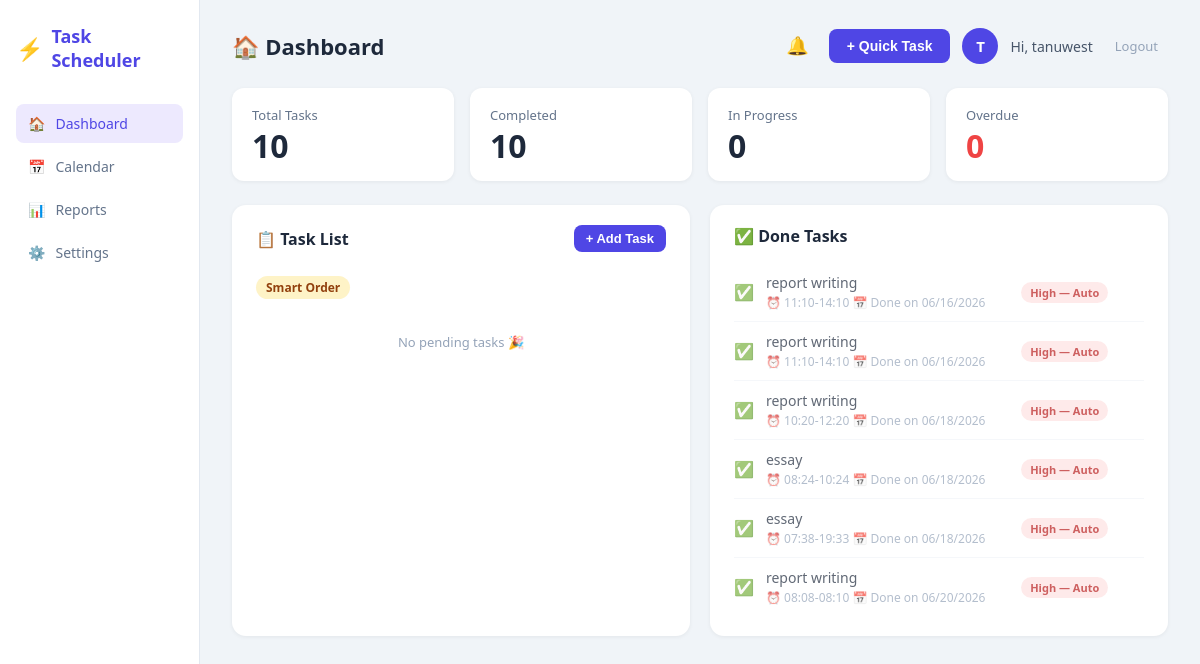
The page /dashboard (signed in) on the database its author committed.
### models.py (models this page shows)
class User(UserMixin, db.Model):
    id = db.Column(db.Integer, primary_key=True)
    username = db.Column(db.String(80), unique=True, nullable=False)
    email = db.Column(db.String(120), unique=True, nullable=False)
    password = db.Column(db.String(200), nullable=False)
    tasks = db.relationship('Task', backref='user', lazy=True)

class Task(db.Model):
    id = db.Column(db.Integer, primary_key=True)
    title = db.Column(db.String(200), nullable=False)
    description = db.Column(db.Text, default='')
    priority = db.Column(db.String(10), default='Medium')
    status = db.Column(db.String(20), default='Pending')
    due_date = db.Column(db.DateTime, nullable=True)
    deadline_time = db.Column(db.String(10), default='')
    start_time = db.Column(db.String(10), default='')
    end_time = db.Column(db.String(10), default='')
    created_at = db.Column(db.DateTime, default=datetime.utcnow)
    completed_at = db.Column(db.DateTime, nullable=True)
    is_recurring = db.Column(db.Boolean, default=False)
    recur_type = db.Column(db.String(20), default='')
    user_id = db.Column(db.Integer, db.ForeignKey('user.id'), nullable=False)

### routes.py (the view)
@main.route('/')
@main.route('/dashboard')
@login_required
def dashboard():
    tasks = Task.query.filter_by(user_id=current_user.id).all()
    total = len(tasks)
    completed = len([t for t in tasks if t.status == 'Done'])
    in_progress = len([t for t in tasks if t.status == 'In Progress'])
    overdue_tasks = get_overdue_tasks(tasks)
    overdue = len(overdue_tasks)
    today_tasks = get_todays_tasks(tasks)
    done_tasks = [t for t in tasks if t.status == 'Done']
    next_task = get_next_task(tasks)
    workload = analyze_workload(tasks)
    smart_order = prioritize_tasks(tasks)
    return render_template('dashboard.html',
        tasks=tasks,
        smart_order=smart_order,
        today_tasks=today_tasks,
        done_tasks=done_tasks,
        next_task=next_task,
        workload=workload,
        overdue_tasks=overdue_tasks,
        total=total,
        completed=completed,
        in_progress=in_progress,
        overdue=overdue,
        now=datetime.utcnow()
    )

### app.py (called while the page is built)
@login_manager.user_loader
def load_user(user_id):
    return User.query.get(int(user_id))

### scheduler.py (called while the page is built, shortened)
def prioritize_tasks(tasks):
    pending = [t for t in tasks if t.status != 'Done']
    pending.sort(key=lambda t: (
        -score(t),
        t.due_date or datetime.max,
        calculate_duration_minutes(t.start_time, t.end_time),
        t.created_at
    ))
    return pending

def get_todays_tasks(tasks):
    today = datetime.utcnow().date()
    pending = [t for t in tasks if t.status != 'Done']
    return [t for t in pending if t.due_date and t.due_date.date() == today]

def get_overdue_tasks(tasks):
    now = datetime.utcnow()
    return [
        t for t in tasks
        if t.status != 'Done' and t.due_date and t.due_date < now
    ]

def get_next_task(tasks):
    prioritized = prioritize_tasks(tasks)
    return prioritized[0] if prioritized else None

def analyze_workload(tasks):
    from collections import defaultdict
    day_load = defaultdict(int)
    for task in tasks:
        if task.status == 'Done':
            continue
        if task.due_date:
            date_str = task.due_date.strftime('%Y-%m-%d')
            duration = calculate_duration_minutes(task.start_time, task.end_time)
            day_load[date_str] += duration
    result = {}
    return result

### templates/dashboard.html (shortened to what this page needs)
{% extends "base.html" %}
{% block page_title %}🏠 Dashboard{% endblock %}
{% block content %}
<div class="stats-row">
  <div class="stat-card">
    <div class="stat-label">Total Tasks</div>
    <div class="stat-value">{{ total }}</div>
  </div>
  <div class="stat-card">
    <div class="stat-label">Completed</div>
    <div class="stat-value">{{ completed }}</div>
  </div>
  <div class="stat-card">
    <div class="stat-label">In Progress</div>
    <div class="stat-value">{{ in_progress }}</div>
  </div>
  <div class="stat-card">
    <div class="stat-label">Overdue</div>
    <div class="stat-value overdue">{{ overdue }}</div>
  </div>
</div>
<div class="two-col">
  <div class="card">
    <div class="card-header">
      <h2>📋 Task List</h2>
      <button class="btn-primary small" onclick="openAddModal()">+ Add Task</button>
    </div>
    <div class="section-label">Smart Order</div>
    {% for task in smart_order %}
      {% if task not in today_tasks %}
      <div class="task-item" id="task-{{ task.id }}">
        <input type="checkbox" onchange="markDone({{ task.id }}, this)"/>
        <div class="task-info">
          <div class="task-title">{{ task.title }}</div>
          <div class="task-meta">
            {% if task.start_time %}⏰ {{ task.start_time }}–{{ task.end_time }}  {% endif %}
           {% if task.due_date %}
            📅 Due {{ task.due_date.strftime('%b %d') }}
            {% if task.deadline_time %} at {{ task.deadline_time }}{% endif %}
          {% endif %}
          </div>
        </div>
        <span class="badge badge-{{ task.priority.lower() }}">{{ task.priority }} — Auto</span>
        <button class="btn-delete" onclick="deleteTask({{ task.id }})">✕</button>
      </div>
      {% endif %}
    {% else %}
    <p class="empty-state">No pending tasks 🎉</p>
    {% endfor %}
  </div>
  <div class="card">
    <div class="card-header">
      <h2>✅ Done Tasks</h2>
    </div>
    {% for task in done_tasks[:6] %}
    <div class="task-item done" id="task-{{ task.id }}">
      <span class="done-check">✅</span>
      <div class="task-info">
        <div class="task-title">{{ task.title }}</div>
        <div class="task-meta">
          {% if task.start_time %}⏰ {{ task.start_time }}-{{ task.end_time }}  {% endif %}
          {% if task.completed_at %}📅 Done on {{ task.completed_at.strftime('%m/%d/%Y') }}{% endif %}
        </div>
      </div>
      <span class="badge badge-{{ task.priority.lower() }}">{{ task.priority }} — Auto</span>
    </div>
    {% else %}
    <p class="empty-state">No completed tasks yet</p>
    {% endfor %}
{% endblock %}

### templates/base.html (shortened to what this page needs)
<!DOCTYPE html>
<html lang="en">
<head>
  <link rel="stylesheet" href="{{ url_for('static', filename='style.css') }}"/>
</head>
<body>
  <div class="app-wrapper">
    <aside class="sidebar">
      <div class="logo">
        <span class="logo-icon">⚡</span>
        <span class="logo-text">Task Scheduler</span>
      </div>
      <nav>
        <a href="{{ url_for('main.dashboard') }}" class="nav-link {% if request.endpoint == 'main.dashboard' %}active{% endif %}">
          <span>🏠</span> Dashboard
        </a>
        <a href="{{ url_for('main.calendar') }}" class="nav-link {% if request.endpoint == 'main.calendar' %}active{% endif %}">
          <span>📅</span> Calendar
        </a>
        <a href="{{ url_for('main.reports') }}" class="nav-link {% if request.endpoint == 'main.reports' %}active{% endif %}">
          <span>📊</span> Reports
        </a>
        <a href="{{ url_for('main.settings') }}" class="nav-link {% if request.endpoint == 'main.settings' %}active{% endif %}">
  <span>⚙️</span> Settings
</a>
      </nav>
    </aside>
    <main class="main-content">
      <div class="topbar">
        <h1 class="page-title">{% block page_title %}Dashboard{% endblock %}</h1>
        <div class="topbar-right">
          <div class="notif-wrapper">
            <button class="btn-icon notif-bell" onclick="toggleNotifPanel()" id="notif-btn">
              🔔
            </button>
          </div>
          {% if request.endpoint == 'main.dashboard' %}
          <button class="btn-primary" onclick="openAddModal()">+ Quick Task</button>
          {% endif %}
          <div class="user-avatar">{{ current_user.username[0].upper() }}</div>
          <span class="username">Hi, {{ current_user.username }}</span>
          <a href="{{ url_for('auth.logout') }}" class="btn-logout">Logout</a>
        </div>
      </div>
      {% block content %}{% endblock %}
    </main>
  </div>
</body>
</html>

### static/style.css (style rules this page uses)
*, *::before, *::after { box-sizing: border-box; margin: 0; padding: 0; }
body { font-family: 'Segoe UI', system-ui, sans-serif; background: #f0f4f8; color: #1e293b; min-height: 100vh; }
.app-wrapper { display: flex; min-height: 100vh; }
.sidebar { width: 200px; min-height: 100vh; background: #ffffff; border-right: 1px solid #e2e8f0; padding: 24px 16px; display: flex; flex-direction: column; gap: 32px; position: fixed; top: 0; left: 0; bottom: 0; z-index: 100; }
.logo { display: flex; align-items: center; gap: 8px; font-weight: 700; font-size: 18px; color: #4f46e5; text-decoration: none; }
.logo-icon { font-size: 22px; }
.logo-text { font-weight: 700; color: #4f46e5; }
nav { display: flex; flex-direction: column; gap: 4px; }
.nav-link { display: flex; align-items: center; gap: 10px; padding: 10px 12px; border-radius: 8px; color: #64748b; text-decoration: none; font-size: 14px; font-weight: 500; transition: background 0.15s, color 0.15s; }
.nav-link.active { background: #ede9fe; color: #4f46e5; }
.main-content { margin-left: 200px; padding: 28px 32px; flex: 1; min-height: 100vh; }
.topbar { display: flex; align-items: center; justify-content: space-between; margin-bottom: 24px; }
.page-title { font-size: 22px; font-weight: 700; color: #1e293b; }
.topbar-right { display: flex; align-items: center; gap: 12px; }
.user-avatar { width: 36px; height: 36px; border-radius: 50%; background: #4f46e5; color: #ffffff; display: flex; align-items: center; justify-content: center; font-weight: 700; font-size: 15px; flex-shrink: 0; }
.username { font-size: 14px; color: #475569; }
.btn-logout { font-size: 13px; color: #94a3b8; text-decoration: none; padding: 6px 10px; border-radius: 6px; transition: color 0.15s; }
.btn-primary { background: #4f46e5; color: #ffffff; border: none; padding: 9px 18px; border-radius: 8px; font-size: 14px; font-weight: 600; cursor: pointer; transition: background 0.15s; white-space: nowrap; }
.btn-primary.small { padding: 6px 12px; font-size: 13px; }
.btn-icon { background: none; border: none; font-size: 18px; cursor: pointer; padding: 4px 8px; border-radius: 6px; transition: background 0.15s; }
.stats-row { display: grid; grid-template-columns: repeat(4, 1fr); gap: 16px; margin-bottom: 24px; }
.stat-card { background: #ffffff; border-radius: 12px; padding: 18px 20px; box-shadow: 0 1px 4px rgba(0, 0, 0, 0.06); }
.stat-label { font-size: 13px; color: #64748b; margin-bottom: 4px; }
.stat-value { font-size: 32px; font-weight: 700; color: #1e293b; line-height: 1.1; }
.stat-value.overdue { color: #ef4444; }
.card { background: #ffffff; border-radius: 14px; padding: 20px 24px; box-shadow: 0 1px 4px rgba(0, 0, 0, 0.06); }
.card-header { display: flex; align-items: center; justify-content: space-between; margin-bottom: 16px; }
.card-header h2 { font-size: 16px; font-weight: 700; color: #1e293b; }
.two-col { display: grid; grid-template-columns: 1fr 1fr; gap: 20px; }
.section-label { display: inline-block; background: #fef3c7; color: #92400e; font-size: 12px; font-weight: 600; padding: 3px 10px; border-radius: 20px; margin: 8px 0 10px; }
.task-item { display: flex; align-items: center; gap: 12px; padding: 10px 0; border-bottom: 1px solid #f1f5f9; transition: background 0.1s; }
.task-item:last-child { border-bottom: none; }
.task-item.done { opacity: 0.7; }
.task-info { flex: 1; min-width: 0; }
.task-title { font-size: 14px; font-weight: 500; color: #1e293b; white-space: nowrap; overflow: hidden; text-overflow: ellipsis; }
.task-meta { font-size: 12px; color: #94a3b8; margin-top: 2px; }
.done-check { font-size: 16px; flex-shrink: 0; }
.empty-state { color: #94a3b8; font-size: 13px; text-align: center; padding: 24px 0; }
.badge { font-size: 11px; font-weight: 700; padding: 3px 9px; border-radius: 20px; white-space: nowrap; flex-shrink: 0; }
.badge-high { background: #fee2e2; color: #b91c1c; }
.notif-wrapper { position: relative; }
.notif-bell { position: relative; font-size: 18px; }

### rows shown on the page
User: username "T", username "tanuwest"
Task: title "report writing", start_time "11:10", end_time "14:10", completed_at "06/16/2026", priority "High"
Task: title "report writing", start_time "11:10", end_time "14:10", completed_at "06/16/2026", priority "High"
Task: title "report writing", start_time "10:20", end_time "12:20", completed_at "06/18/2026", priority "High"
Task: title "essay", start_time "08:24", end_time "10:24", completed_at "06/18/2026", priority "High"
Task: title "essay", start_time "07:38", end_time "19:33", completed_at "06/18/2026", priority "High"
Task: title "report writing", start_time "08:08", end_time "08:10", completed_at "06/20/2026", priority "High"

### other values the page prints
{{ total }} "10"
{{ completed }} "10"
{{ in_progress }} "0"
{{ overdue }} "0"
